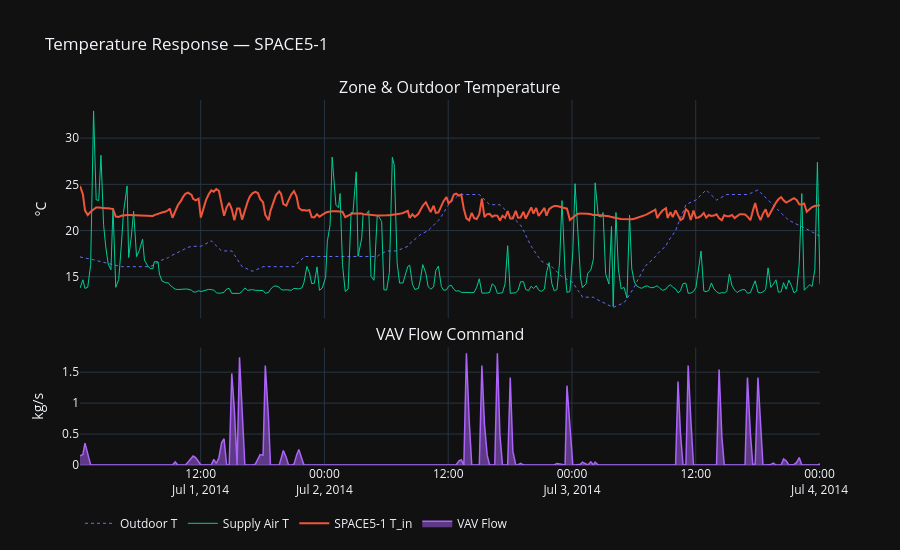

Source (notebook cell):
### Markdown cell above
## 1 · Temperature Response vs Flow Command

### Code cell
fig = make_subplots(
    rows=2, cols=1, shared_xaxes=True,
    row_heights=[0.65, 0.35],
    subplot_titles=['Zone & Outdoor Temperature', 'VAV Flow Command'],
    vertical_spacing=0.08
)

# Row 1: Temperatures
fig.add_trace(go.Scatter(x=df['Datetime'], y=df['Out_Temp_C'],
    name='Outdoor T', line=dict(color='#636EFA', width=1, dash='dot')), row=1, col=1)
fig.add_trace(go.Scatter(x=df['Datetime'], y=df[f'Fan_Out_Temp_C'],
    name='Supply Air T', line=dict(color='#00CC96', width=1)), row=1, col=1)
fig.add_trace(go.Scatter(x=df['Datetime'], y=df[f'{ZONE}_Temp_C'],
    name=f'{ZONE} T_in', line=dict(color='#EF553B', width=2)), row=1, col=1)
# fig.add_trace(go.Scatter(x=df['Datetime'], y=df[f'{ZONE}_T_m_C'],
#     name=f'{ZONE} T_m (Radiant)', line=dict(color='#FFA15A', width=1.5)), row=1, col=1)

# Row 2: VAV flow
fig.add_trace(go.Scatter(x=df['Datetime'], y=df[f'{ZONE}_VAV_Flow_kg_s'],
    name='VAV Flow', fill='tozeroy',
    line=dict(color='#AB63FA', width=1.5)), row=2, col=1)

fig.update_layout(template='plotly_dark', height=550,
    title=f'Temperature Response — {ZONE}',
    legend=dict(orientation='h', y=-0.12))
fig.update_yaxes(title_text='°C', row=1, col=1)
fig.update_yaxes(title_text='kg/s', row=2, col=1)
fig.show()

### Figure 1 — Plotly figure (JSON) as saved in the notebook; plotly's stock layout.template omitted (floating-point values rounded to 4 significant figures; data arrays with more than 128 entries replaced by an {"elided": "..."} marker saying what was removed)
{"data": [{"line": {"color": "#636EFA", "dash": "dot", "width": 1}, "name": "Outdoor T", "type": "scatter", "x": {"elided": "288 str values"}, "xaxis": "x", "y": {"elided": "288 float values"}, "yaxis": "y"}, {"line": {"color": "#00CC96", "width": 1}, "name": "Supply Air T", "type": "scatter", "x": {"elided": "288 str values"}, "xaxis": "x", "y": {"elided": "288 float values"}, "yaxis": "y"}, {"line": {"color": "#EF553B", "width": 2}, "name": "SPACE5-1 T_in", "type": "scatter", "x": {"elided": "288 str values"}, "xaxis": "x", "y": {"elided": "288 float values"}, "yaxis": "y"}, {"fill": "tozeroy", "line": {"color": "#AB63FA", "width": 1.5}, "name": "VAV Flow", "type": "scatter", "x": {"elided": "288 str values"}, "xaxis": "x2", "y": {"elided": "288 float values"}, "yaxis": "y2"}], "layout": {"annotations": [{"font": {"size": 16}, "showarrow": false, "text": "Zone & Outdoor Temperature", "x": 0.5, "xanchor": "center", "xref": "paper", "y": 1, "yanchor": "bottom", "yref": "paper"}, {"font": {"size": 16}, "showarrow": false, "text": "VAV Flow Command", "x": 0.5, "xanchor": "center", "xref": "paper", "y": 0.322, "yanchor": "bottom", "yref": "paper"}], "height": 550, "legend": {"orientation": "h", "y": -0.12}, "title": {"text": "Temperature Response — SPACE5-1"}, "xaxis": {"anchor": "y", "domain": [0, 1], "matches": "x2", "showticklabels": false}, "xaxis2": {"anchor": "y2", "domain": [0, 1]}, "yaxis": {"anchor": "x", "domain": [0.402, 1], "title": {"text": "°C"}}, "yaxis2": {"anchor": "x2", "domain": [0, 0.322], "title": {"text": "kg/s"}}}}
